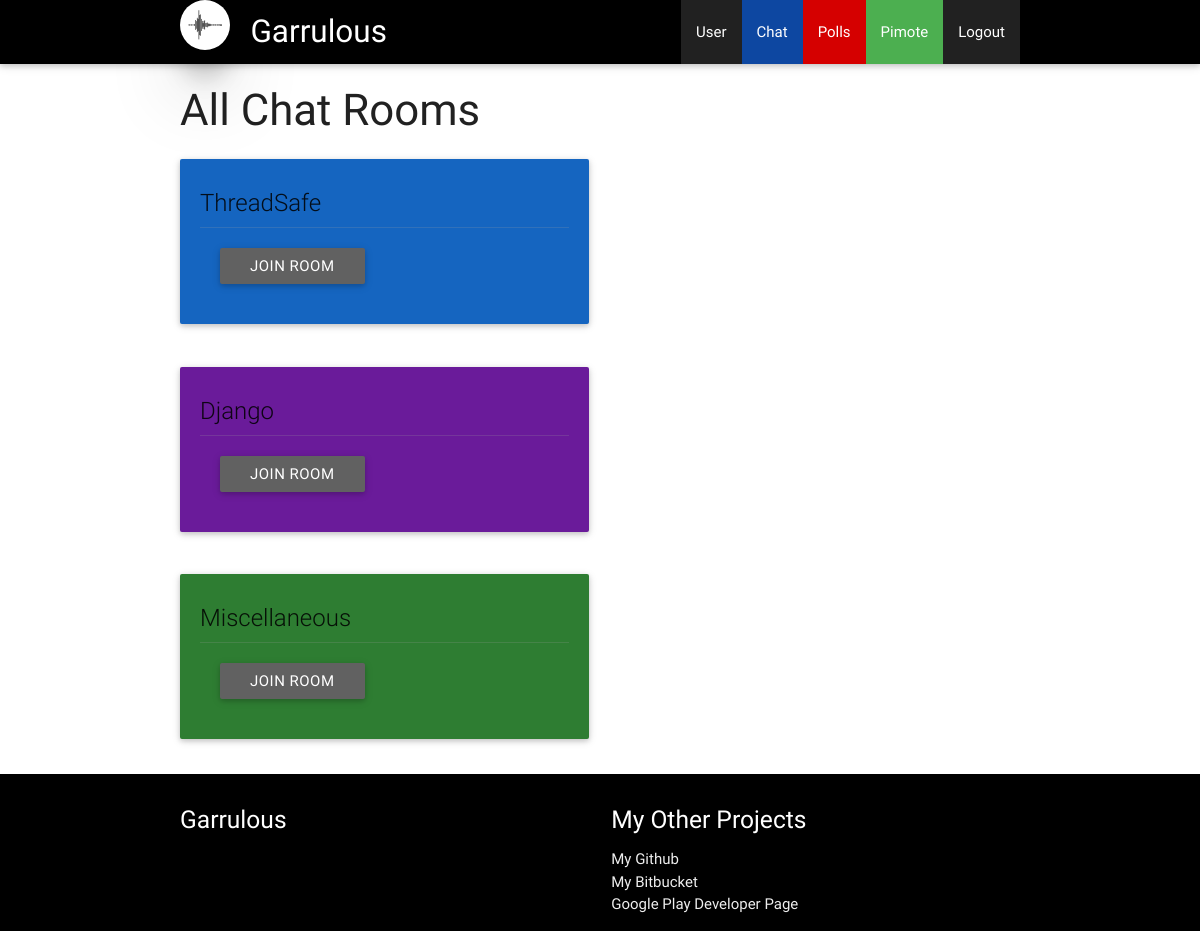
Page /chat/ (signed in) on the earlier database version.
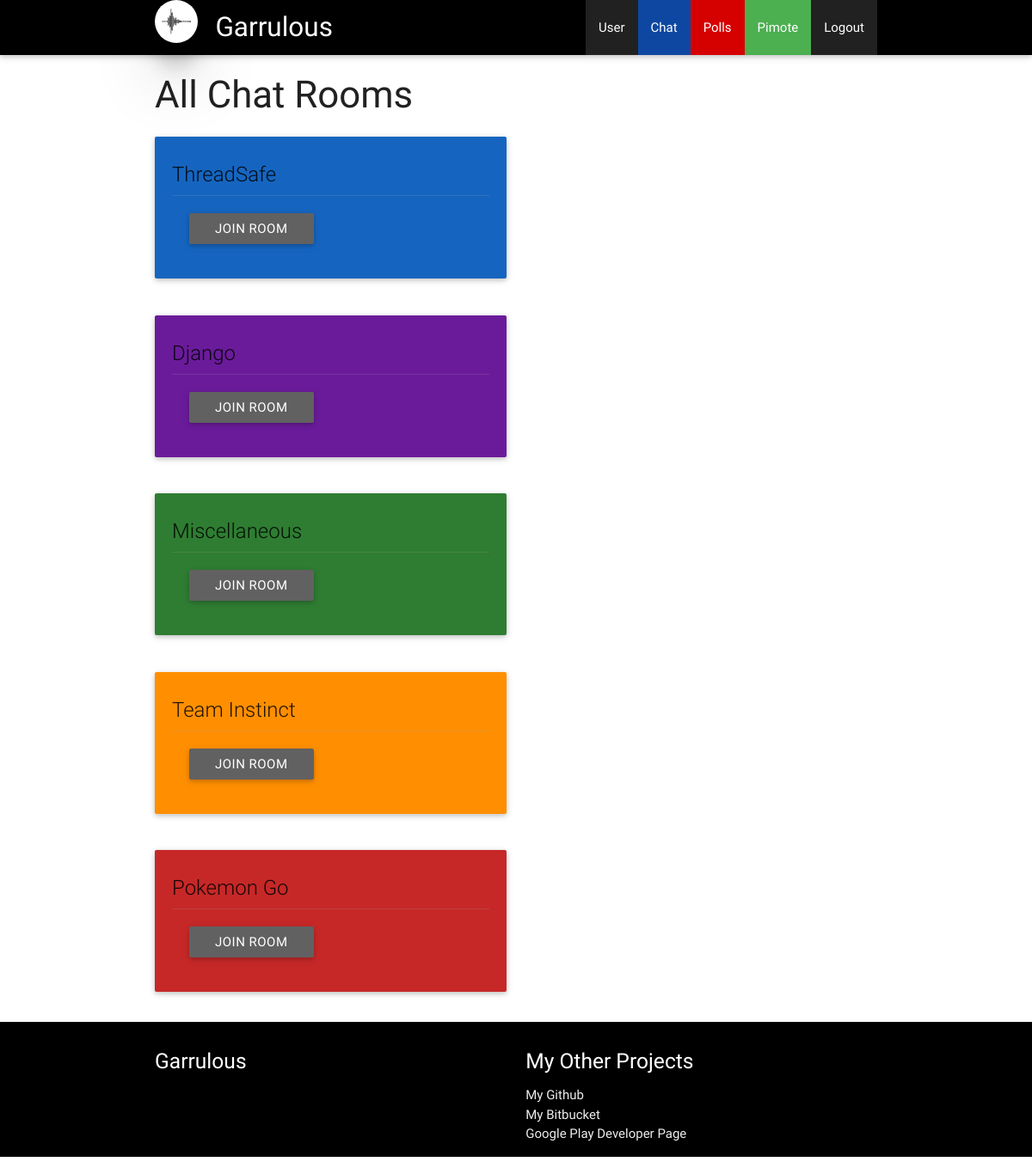
Same page on the later database version.
### chat/models.py (models this page shows, shortened)
class Chat_Room(models.Model):
	title = models.CharField(max_length=200)
	color = models.ForeignKey(Color, default=None, on_delete=models.CASCADE, null=True)
	image = models.ImageField(upload_to='chat/static/chat/', null=True)

### chat/views.py (the view)
@login_required
def view_all_rooms(request):
	chat_rooms = Chat_Room.objects.all()
	chat_user = getChat_User(request)
	context = { "chat_rooms" : chat_rooms, "chat_user" : chat_user }
	return render(request, "chat/all.html", context)

### chat/models.py (called while the page is built)
	def getMaterializeClass(self):
		return self.title.lower().replace(" ","-")

	def getDarkened(self,num):
		return self.getMaterializeClass()+" darken-"+str(num)

	def getDarkened3(self):
		return self.getDarkened(3)

### chat/views.py (called while the page is built)
def getChat_User(request):
		chat_user = [cu for cu in Chat_User.objects.all() if cu.django_user.id == request.user.id][0]
		return chat_user

### chat/templates/chat/all.html
{% extends 'chat/base.html' %}
{% block nav_buttons_block %}
<li class="grey darken-4"><a href="/chat/{{ chat_user.id }}/edit_user">User</a></li>
{% endblock %}
{% block body_block %}
<div class="container">
	<h3>All Chat Rooms</h3>
	{% for room in chat_rooms %}
		<div class="row">
			<div class="col s12 m6">
				{% if room.color %}
					<div class="card hoverable {{ room.color.getDarkened3 }}">
				{% else %}
					<div class="card hoverable grey">
				{% endif%}
					<div class="card-content">
						<span class="card-title">{{ room.title }}</span>
						<div class="card-action">
							<a class="waves-effect waves-light grey darken-2 btn" href="/chat/{{room.title}}/">Join Room</a>
						</div>
					</div>
				</div>
			</div>
		</div>
	{% endfor %}
</div>
{% endblock %}

### chat/templates/chat/base.html (shortened to what this page needs)
<!DOCTYPE html>
{% load staticfiles %}
<html>
<head>
	<link type="text/css" rel="stylesheet" href="{% static 'polls/css/materialize.css' %}" media="screen,projection" />
	<nav class="{% block header_color_block %}black{% endblock %}">
		<div class="top-nav">
			<div class="container">
				<div class="nav-wrapper">
					<img class="responsive-img circle z-depth-5 {% block icon_background_block %}white{% endblock %}" src="{% block icon_block %}{% static 'chat/images/sound.png' %}{% endblock %}" style="width: {% block icon_size_percentage_block %}6{% endblock %}%">
					<span style="padding-left: 20px"><a href="/chat" class="brand-logo">{% block header_title_block %}Garrulous{% endblock %}</a></span>
					<ul id="nav-mobile" class="right hide-on-med-and-down">
						{% block nav_buttons_block %}{% endblock %}
						<li class="blue darken-4"><a href="/chat/">Chat</a></li>
						<li class="red accent-4"><a href="/polls/">Polls</a></li>
						<li class="green"><a href="/pimote/">Pimote</a></li>
						<li class="grey darken-4"><a href="/accounts/logout/">Logout</a></li>
					</ul>
				</div>
			</div>
		</div>
	</nav>
</head>
<body style="{% block body_style %}{% endblock %}">
	{% block body_block %}{% endblock %}
	{% block footer %}
		<footer class="page-footer {% block footer_color_block %}black{% endblock %}">
			<div class="container">
				<div class="row">
					<div class="col s6">
						<h5 class="white-text">{% block footer_title_block %}Garrulous{% endblock %}</h5>
					</div>
					<div class="col s6">
						<h5 class="white-text">My Other Projects</h5>
						<ul>
							<li><a class="grey-text text-lighten-3" href="https://github.com/PoisonRain">My Github</a>
							<li><a class="grey-text text-lighten-3" href="https://bitbucket.org/PoisonRain/">My Bitbucket</a>
							<li><a class="grey-text text-lighten-3" href="https://play.google.com/store/apps/dev?id=6593726962513044888">Google Play Developer Page</a>
						</ul>
					</div>
				</div>
			</div>
		</footer>
        {% endblock %}
</body>
</html>

Differences in the rows shown:
added Chat_Room: title "Team Instinct"
added Chat_Room: title "Pokemon Go"
